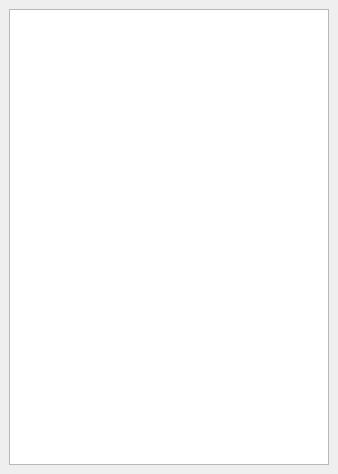
<?xml version="1.0" encoding="UTF-8"?>
<ui version="4.0">
 <class>ostScript</class>
 <widget class="QDockWidget" name="ostScript">
  <property name="geometry">
   <rect>
    <x>0</x>
    <y>0</y>
    <width>338</width>
    <height>474</height>
   </rect>
  </property>
  <property name="windowTitle">
   <string>Story generated script</string>
  </property>
  <widget class="QWidget" name="dockWidgetContents">
   <layout class="QGridLayout" name="gridLayout">
    <item row="0" column="0">
     <widget class="QPlainTextEdit" name="plainTextEdit"/>
    </item>
   </layout>
  </widget>
 </widget>
 <resources/>
 <connections/>
</ui>
